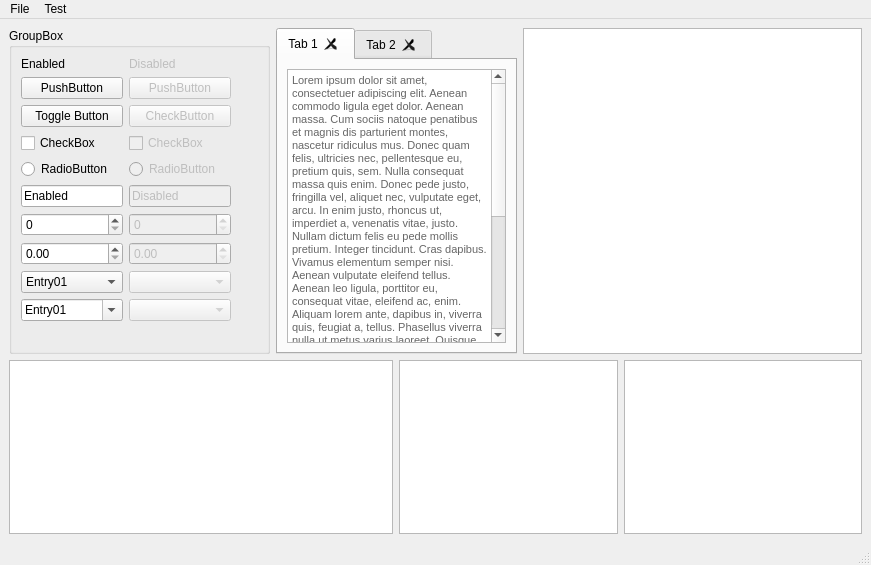
<?xml version="1.0" encoding="UTF-8"?>
<ui version="4.0">
 <class>GUITest</class>
 <widget class="QMainWindow" name="GUITest">
  <property name="geometry">
   <rect>
    <x>0</x>
    <y>0</y>
    <width>871</width>
    <height>565</height>
   </rect>
  </property>
  <property name="windowTitle">
   <string>MainWindow</string>
  </property>
  <widget class="QWidget" name="centralwidget">
   <layout class="QGridLayout" name="gridLayout_2">
    <item row="0" column="0">
     <widget class="QGroupBox" name="groupBox">
      <property name="title">
       <string>GroupBox</string>
      </property>
      <property name="flat">
       <bool>false</bool>
      </property>
      <property name="checkable">
       <bool>false</bool>
      </property>
      <layout class="QGridLayout" name="gridLayout">
       <item row="0" column="0">
        <widget class="QLabel" name="label">
         <property name="text">
          <string>Enabled</string>
         </property>
        </widget>
       </item>
       <item row="1" column="1">
        <widget class="QPushButton" name="pushButton_3">
         <property name="enabled">
          <bool>false</bool>
         </property>
         <property name="text">
          <string>PushButton</string>
         </property>
        </widget>
       </item>
       <item row="2" column="1">
        <widget class="QPushButton" name="pushButton_4">
         <property name="enabled">
          <bool>false</bool>
         </property>
         <property name="text">
          <string>CheckButton</string>
         </property>
         <property name="checkable">
          <bool>true</bool>
         </property>
        </widget>
       </item>
       <item row="4" column="0">
        <widget class="QRadioButton" name="radioButton">
         <property name="text">
          <string>RadioButton</string>
         </property>
        </widget>
       </item>
       <item row="4" column="1">
        <widget class="QRadioButton" name="radioButton_2">
         <property name="enabled">
          <bool>false</bool>
         </property>
         <property name="text">
          <string>RadioButton</string>
         </property>
        </widget>
       </item>
       <item row="0" column="1">
        <widget class="QLabel" name="label_2">
         <property name="enabled">
          <bool>false</bool>
         </property>
         <property name="text">
          <string>Disabled</string>
         </property>
        </widget>
       </item>
       <item row="2" column="0">
        <widget class="QPushButton" name="pushButton_2">
         <property name="text">
          <string>Toggle Button</string>
         </property>
         <property name="checkable">
          <bool>true</bool>
         </property>
        </widget>
       </item>
       <item row="10" column="0">
        <spacer name="verticalSpacer">
         <property name="orientation">
          <enum>Qt::Vertical</enum>
         </property>
         <property name="sizeHint" stdset="0">
          <size>
           <width>20</width>
           <height>40</height>
          </size>
         </property>
        </spacer>
       </item>
       <item row="1" column="0">
        <widget class="QPushButton" name="pushButton">
         <property name="text">
          <string>PushButton</string>
         </property>
        </widget>
       </item>
       <item row="2" column="2" rowspan="2">
        <spacer name="horizontalSpacer">
         <property name="orientation">
          <enum>Qt::Horizontal</enum>
         </property>
         <property name="sizeHint" stdset="0">
          <size>
           <width>33</width>
           <height>20</height>
          </size>
         </property>
        </spacer>
       </item>
       <item row="3" column="0">
        <widget class="QCheckBox" name="checkBox">
         <property name="text">
          <string>CheckBox</string>
         </property>
        </widget>
       </item>
       <item row="3" column="1">
        <widget class="QCheckBox" name="checkBox_2">
         <property name="enabled">
          <bool>false</bool>
         </property>
         <property name="text">
          <string>CheckBox</string>
         </property>
        </widget>
       </item>
       <item row="6" column="0">
        <widget class="QSpinBox" name="spinBox"/>
       </item>
       <item row="6" column="1">
        <widget class="QSpinBox" name="spinBox_2">
         <property name="enabled">
          <bool>false</bool>
         </property>
        </widget>
       </item>
       <item row="5" column="0">
        <widget class="QLineEdit" name="lineEdit">
         <property name="text">
          <string>Enabled</string>
         </property>
        </widget>
       </item>
       <item row="5" column="1">
        <widget class="QLineEdit" name="lineEdit_2">
         <property name="enabled">
          <bool>false</bool>
         </property>
         <property name="text">
          <string>Disabled</string>
         </property>
        </widget>
       </item>
       <item row="7" column="0">
        <widget class="QDoubleSpinBox" name="doubleSpinBox"/>
       </item>
       <item row="7" column="1">
        <widget class="QDoubleSpinBox" name="doubleSpinBox_2">
         <property name="enabled">
          <bool>false</bool>
         </property>
        </widget>
       </item>
       <item row="8" column="0">
        <widget class="QComboBox" name="comboBox">
         <item>
          <property name="text">
           <string>Entry01</string>
          </property>
         </item>
         <item>
          <property name="text">
           <string>Entry02</string>
          </property>
         </item>
         <item>
          <property name="text">
           <string>Entry03</string>
          </property>
         </item>
        </widget>
       </item>
       <item row="8" column="1">
        <widget class="QComboBox" name="comboBox_2">
         <property name="enabled">
          <bool>false</bool>
         </property>
        </widget>
       </item>
       <item row="9" column="0">
        <widget class="QComboBox" name="comboBox_3">
         <property name="editable">
          <bool>true</bool>
         </property>
         <item>
          <property name="text">
           <string>Entry01</string>
          </property>
         </item>
         <item>
          <property name="text">
           <string>Entry02</string>
          </property>
         </item>
         <item>
          <property name="text">
           <string>Entry03</string>
          </property>
         </item>
        </widget>
       </item>
       <item row="9" column="1">
        <widget class="QComboBox" name="comboBox_4">
         <property name="enabled">
          <bool>false</bool>
         </property>
        </widget>
       </item>
      </layout>
     </widget>
    </item>
    <item row="0" column="1" colspan="2">
     <widget class="QTabWidget" name="tabWidget">
      <property name="currentIndex">
       <number>0</number>
      </property>
      <property name="tabsClosable">
       <bool>true</bool>
      </property>
      <widget class="QWidget" name="tab">
       <attribute name="title">
        <string>Tab 1</string>
       </attribute>
       <layout class="QGridLayout" name="gridLayout_3">
        <item row="0" column="0">
         <widget class="QTextEdit" name="textEdit">
          <property name="html">
           <string>&lt;!DOCTYPE HTML PUBLIC &quot;-//W3C//DTD HTML 4.0//EN&quot; &quot;http://www.w3.org/TR/REC-html40/strict.dtd&quot;&gt;
&lt;html&gt;&lt;head&gt;&lt;meta name=&quot;qrichtext&quot; content=&quot;1&quot; /&gt;&lt;style type=&quot;text/css&quot;&gt;
p, li { white-space: pre-wrap; }
&lt;/style&gt;&lt;/head&gt;&lt;body style=&quot; font-family:'MS Shell Dlg 2'; font-size:8.25pt; font-weight:400; font-style:normal;&quot;&gt;
&lt;p style=&quot; margin-top:0px; margin-bottom:0px; margin-left:0px; margin-right:0px; -qt-block-indent:0; text-indent:0px;&quot;&gt;&lt;span style=&quot; font-family:'Verdana,Geneva,sans-serif'; font-size:8pt; color:#666666; background-color:#ffffff;&quot;&gt;Lorem ipsum dolor sit amet, consectetuer adipiscing elit. Aenean commodo ligula eget dolor. Aenean massa. Cum sociis natoque penatibus et magnis dis parturient montes, nascetur ridiculus mus. Donec quam felis, ultricies nec, pellentesque eu, pretium quis, sem. Nulla consequat massa quis enim. Donec pede justo, fringilla vel, aliquet nec, vulputate eget, arcu. In enim justo, rhoncus ut, imperdiet a, venenatis vitae, justo. Nullam dictum felis eu pede mollis pretium. Integer tincidunt. Cras dapibus. Vivamus elementum semper nisi. Aenean vulputate eleifend tellus. Aenean leo ligula, porttitor eu, consequat vitae, eleifend ac, enim. Aliquam lorem ante, dapibus in, viverra quis, feugiat a, tellus. Phasellus viverra nulla ut metus varius laoreet. Quisque rutrum. Aenean imperdiet. Etiam ultricies nisi vel augue. Curabitur ullamcorper ultricies nisi. Nam eget dui. Etiam rhoncus. Maecenas tempus, tellus eget condimentum rhoncus, sem quam semper libero, sit amet adipiscing sem neque sed ipsum. Nam quam nunc, blandit vel, luctus pulvinar, hendrerit id, lorem. Maecenas nec odio et ante tincidunt tempus. Donec vitae sapien ut libero venenatis faucibus. Nullam quis ante. Etiam sit amet orci eget eros faucibus tincidunt. Duis leo. Sed fringilla mauris sit amet nibh. Donec sodales sagittis magna. Sed consequat, leo eget bibendum sodales, augue velit cursus nunc,&lt;/span&gt;&lt;/p&gt;&lt;/body&gt;&lt;/html&gt;</string>
          </property>
         </widget>
        </item>
       </layout>
      </widget>
      <widget class="QWidget" name="tab_2">
       <attribute name="title">
        <string>Tab 2</string>
       </attribute>
      </widget>
     </widget>
    </item>
    <item row="0" column="3" colspan="2">
     <widget class="QListView" name="listView"/>
    </item>
    <item row="1" column="0" colspan="2">
     <widget class="QTreeView" name="treeView"/>
    </item>
    <item row="1" column="2" colspan="2">
     <widget class="QTableView" name="tableView"/>
    </item>
    <item row="1" column="4">
     <widget class="QColumnView" name="columnView"/>
    </item>
   </layout>
  </widget>
  <widget class="QMenuBar" name="menubar">
   <property name="geometry">
    <rect>
     <x>0</x>
     <y>0</y>
     <width>871</width>
     <height>21</height>
    </rect>
   </property>
   <widget class="QMenu" name="menuFile">
    <property name="title">
     <string>File</string>
    </property>
    <addaction name="actionOpen"/>
    <addaction name="actionClose"/>
    <addaction name="separator"/>
    <addaction name="actionExit"/>
   </widget>
   <widget class="QMenu" name="menuTest">
    <property name="title">
     <string>Test</string>
    </property>
    <addaction name="actionCheckBox"/>
    <addaction name="actionCheckBox_2"/>
    <addaction name="separator"/>
    <addaction name="actionRadio"/>
   </widget>
   <addaction name="menuFile"/>
   <addaction name="menuTest"/>
  </widget>
  <widget class="QStatusBar" name="statusbar"/>
  <action name="actionOpen">
   <property name="text">
    <string>Open</string>
   </property>
  </action>
  <action name="actionClose">
   <property name="text">
    <string>Close</string>
   </property>
  </action>
  <action name="actionExit">
   <property name="text">
    <string>Exit</string>
   </property>
  </action>
  <action name="actionCheckBox">
   <property name="checkable">
    <bool>true</bool>
   </property>
   <property name="text">
    <string>CheckBox</string>
   </property>
  </action>
  <action name="actionCheckBox_2">
   <property name="checkable">
    <bool>true</bool>
   </property>
   <property name="checked">
    <bool>true</bool>
   </property>
   <property name="text">
    <string>CheckBox</string>
   </property>
  </action>
  <action name="actionRadio">
   <property name="enabled">
    <bool>false</bool>
   </property>
   <property name="text">
    <string>Disabled</string>
   </property>
  </action>
 </widget>
 <resources/>
 <connections/>
</ui>
